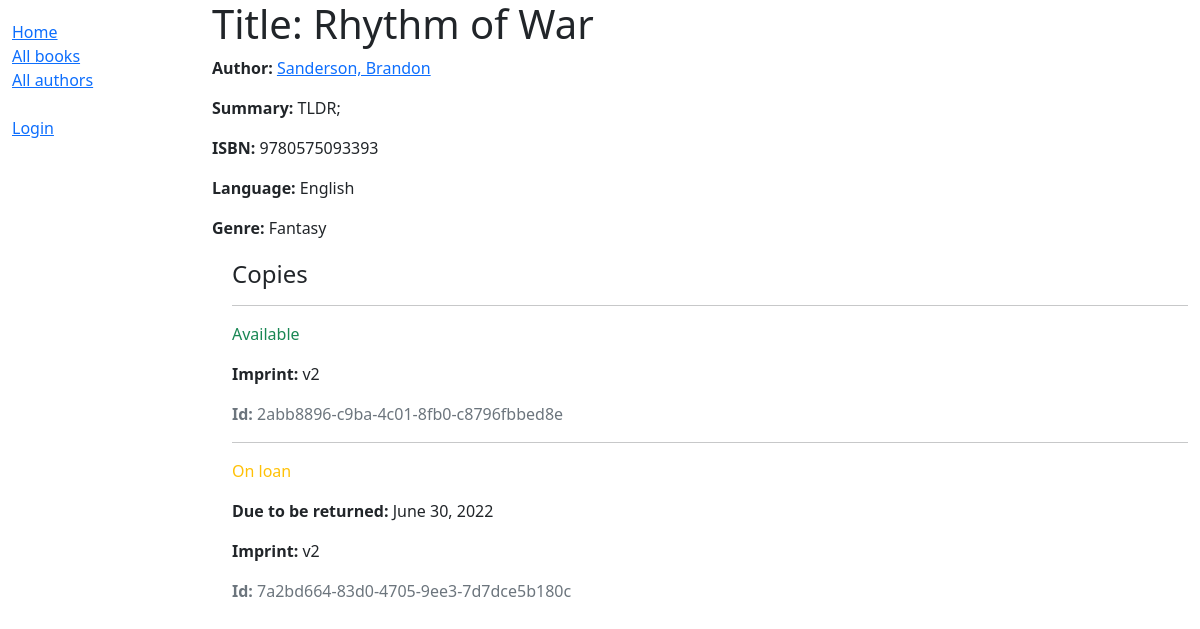
/catalog/book/1, run on the app's committed database.
### catalog/models.py (models this page shows, shortened)
class Book(models.Model):
    title = models.CharField(max_length=200)
    author = models.ForeignKey('Author', on_delete=models.SET_NULL, null=True)
    summary = models.TextField(max_length=1000, help_text='Enter a brief description of the book')
    isbn = models.CharField('ISBN', max_length=13, unique=True,
                            help_text='13 Character <a href="https://www.isbn-international.org/content/what-isbn"'
                                      '>ISBN number</a>')
    genre = models.ManyToManyField(Genre, help_text='Select a genre for this book')
    language = models.ForeignKey('Language', on_delete=models.SET_NULL, null=True)
    def display_genre(self):
        """Create a string for the Genre. This is required to display genre in Admin."""
        return ', '.join(genre.name for genre in self.genre.all()[:3])
    display_genre.short_description = 'Genre'

class Author(models.Model):
    first_name = models.CharField(max_length=100)
    last_name = models.CharField(max_length=100)
    date_of_birth = models.DateField(null=True, blank=True)
    date_of_death = models.DateField('Died', null=True, blank=True)
    class Meta:
        ordering = ['last_name', 'first_name']
    def get_absolute_url(self):
        return reverse('author-detail', args=[str(self.id)])
    def __str__(self):
        return f'{self.last_name}, {self.first_name}'

class Language(models.Model):
    name = models.CharField(max_length=200,
                            help_text="Enter the book's natural language (e.g. English, French, Japanese etc.)")
    def __str__(self):
        return self.name

class Genre(models.Model):
    name = models.CharField(max_length=200, help_text='Enter a book genre (e.g. Science Fiction)')
    def __str__(self):
        return self.name

class BookInstance(models.Model):
    id = models.UUIDField(primary_key=True, default=uuid.uuid4,
                          help_text='Unique ID for this particular book across whole library')
    book = models.ForeignKey('Book', on_delete=models.RESTRICT, null=True)
    imprint = models.CharField(max_length=200)
    due_back = models.DateField(null=True, blank=True)
    borrower = models.ForeignKey(User, on_delete=models.SET_NULL, null=True, blank=True)
    LOAN_STATUS = (
        ('m', 'Maintenance'),
        ('o', 'On loan'),
        ('a', 'Available'),
        ('r', 'Reserved'),
    )
    status = models.CharField(
        max_length=1,
        choices=LOAN_STATUS,
        blank=True,
        default='m',
        help_text='Book availability',
    )
    class Meta:
        ordering = ['due_back']
        permissions = (("can_mark_returned", "Set book as returned"),)

### catalog/views.py (the view)
# urls.py: re_path(r'^book/(?P<pk>\d+)$', views.BookDetailView.as_view(), name='book-detail'),
class BookDetailView(generic.DetailView):
    model = Book

### catalog/templates/catalog/book_detail.html
{% extends "base_generic.html" %}
{% block content %}
    <h1>Title: {{ book.title }}</h1>
    <p><strong>Author:</strong> <a href="{{ book.author.get_absolute_url }}">{{ book.author }}</a></p>
    <p><strong>Summary:</strong> {{ book.summary }}</p>
    <p><strong>ISBN:</strong> {{ book.isbn }}</p>
    <p><strong>Language:</strong> {{ book.language }}</p>
    <p><strong>Genre:</strong> {{ book.genre.all|join:", " }}</p>
    <div style="margin-left:20px;margin-top:20px">
    <h4>Copies</h4>
    {% for copy in book.bookinstance_set.all %}
      <hr>
      <p class="{% if copy.status == 'a' %}text-success{% elif copy.status == 'm' %}text-danger{% else %}text-warning{% endif %}">
        {{ copy.get_status_display }}
      </p>
      {% if copy.status != 'a' %}
        <p><strong>Due to be returned:</strong> {{ copy.due_back }}</p>
      {% endif %}
      <p><strong>Imprint:</strong> {{ copy.imprint }}</p>
      <p class="text-muted"><strong>Id:</strong> {{ copy.id }}</p>
    {% endfor %}
  </div>
{% endblock %}

### data on the page
Book: author "Sanderson, Brandon", summary "TLDR;", isbn "9780575093393", language "English", genre.all "Fantasy"
BookInstance: status "Available", imprint "v2", id "2abb8896-c9ba-4c01-8fb0-c8796fbbed8e"
BookInstance: status "On loan", due_back "June 30, 2022", imprint "v2", id "7a2bd664-83d0-4705-9ee3-7d7dce5b180c"
